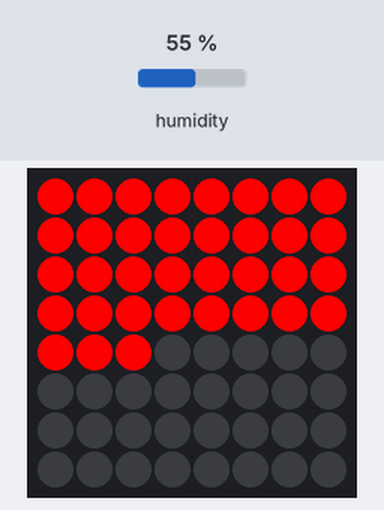
The program below on a simulated Raspberry Pi (BCM pin numbers) with a Sense HAT. On the bench: the Sense HAT's 8×8 RGB LED matrix. Inputs (shaded band) come from the test bench; at power-on: humidity 55 %.

Above: at 1.2 s.
1.3 s: humidity set to 22 %
At 2.2 s:
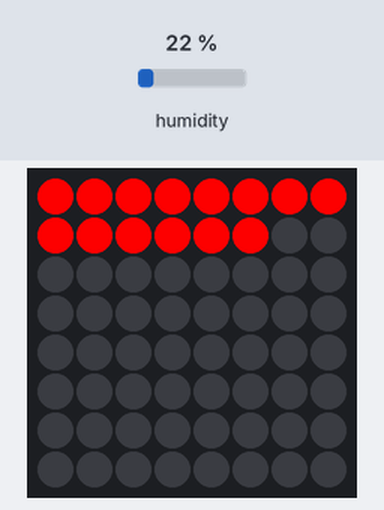
2.8 s: humidity set to 88 %
At 3.3 s:
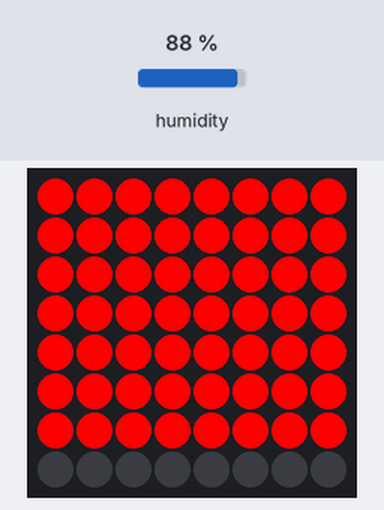
4.3 s: humidity set to 40 %
At 5.7 s:
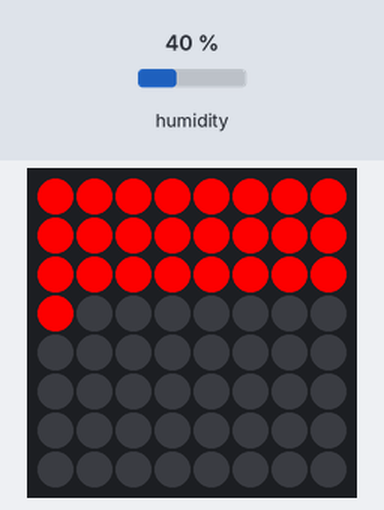
Timing chart, 0 to 7.3 s (numbered marks = the images above; inputs shaded):
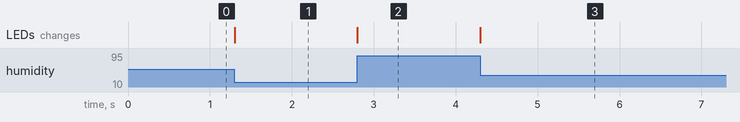

The program:

hum-screen.py
```python
from sense_hat import SenseHat

sense = SenseHat()
sense.clear()

on_pixel = [255, 0, 0] # Pixel/Point allumé
off_pixel = [0, 0, 0]  # Pixel/Point éteint

while True:
    humidity = sense.get_humidity()
    humidity = round(humidity, 1)

    if humidity > 100:
        humidity = 100.0

    pixels = []
    # Nombre de pixels allumés
    on_count = int((64 / 100.0) * humidity)
    # Nombre de pixels éteint
    off_count = 64 - on_count

    # ajouter X fois le Pixel allumé dans la liste
    pixels.extend([on_pixel] * on_count)
    # puis Y fois le Pixel éteint dans la liste
    pixels.extend([off_pixel] * off_count)

    # Appliquer la liste des pixels éteint/allumés sur la matrice
    sense.set_pixels(pixels)
```

Measured:
- after the input at 1.3 s, the LEDs: change at once (image 1)
- after the input at 2.8 s, the LEDs: change at once (image 2)
- after the input at 4.3 s, the LEDs: change at once (image 3)
